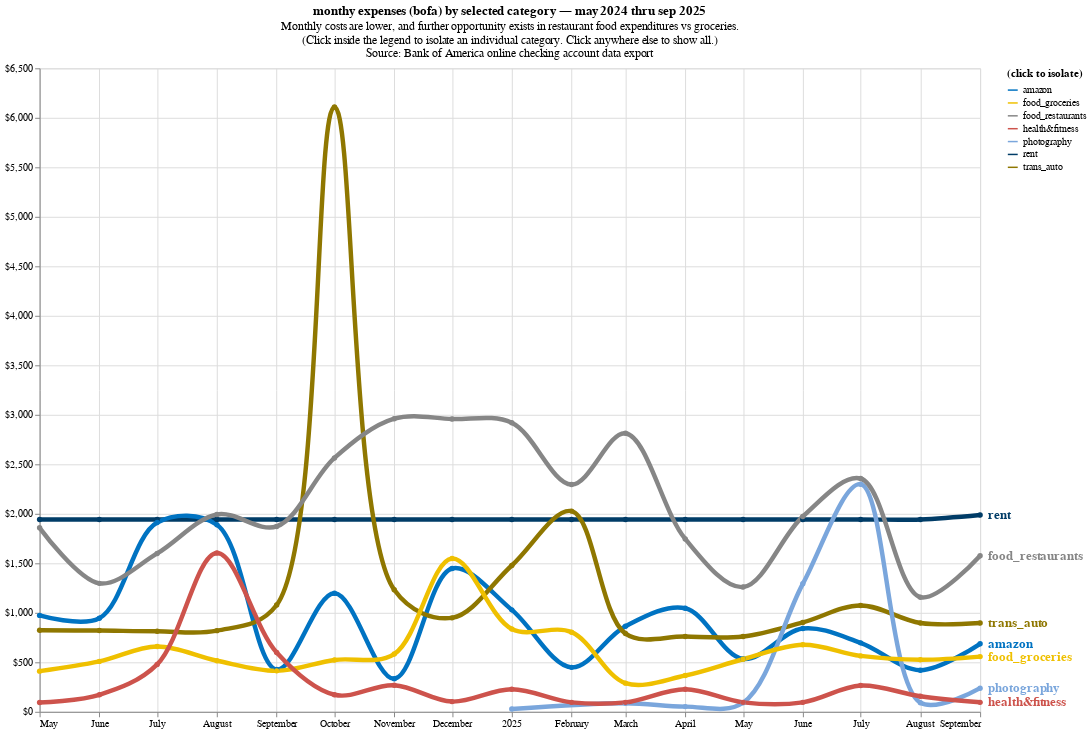

Source (notebook cell):
### Code cell
display(df_categorized.head(2))

categories = [
    'health&fitness',
    'photography',
    'amazon',
    'rent',
    'trans_auto',
    'food_groceries',
    'food_restaurants',
]

selection = alt.selection_point(fields=['Category'], bind='legend')

monthly_totals_by_category = alt.Chart(
    df_categorized.filter(
        pl.col('Category').is_in(categories)
    ).group_by_dynamic(index_column='Date', every='1mo', group_by='Category').agg(
        pl.col('Expense').sum().round(2),
    ),
    title=alt.Title(
        'monthy expenses (bofa) by selected category — may 2024 thru sep 2025',
        subtitle=[
            'Monthly costs are lower, and further opportunity exists in restaurant food expenditures vs groceries.',
            '(Click inside the legend to isolate an individual category. Click anywhere else to show all.)',
            source_description,
        ]
    ),
    width=950,
    height=650,
).mark_line(
    size=4.5,
    opacity=base_opacity,
    interpolate='catmull-rom',
    point=True,
).encode(
    x=alt.X('Date', title=''),
    y=alt.Y('Expense', title='', axis=alt.Axis(format="$,d")),
    color=alt.Color(
        'Category:N',
        title='(click to isolate)',
        #scale=alt.Scale(scheme='set2'),
        scale=alt.Scale(range=jco_colors),
        legend=alt.Legend(symbolType='stroke')
    ),
    tooltip='custom_tooltip:N',
    opacity=alt.when(selection).then(alt.value(1)).otherwise(alt.value(0.1)),
).add_params(
    selection
).transform_calculate(
    custom_tooltip='"$" + datum.Expense + " (" + datum.Category + ")"'
)

text_overlay = alt.Chart(
    df_categorized.filter(
        pl.col('Category').is_in(categories),
        pl.col('Date') >= datetime(2025, 9, 1),
    ).group_by('Category').agg(
        pl.lit(datetime(2025, 9, 1)).alias('Date'),
        pl.col('Expense').sum(),
    ),
).mark_point().mark_text(
    baseline='middle',
    align='left',
    dx=8,
    size=13,
    fontWeight='bold',
).encode(
    x='Date',
    y='Expense',
    text='Category',
    color='Category',
)

monthly_totals_by_category + text_overlay

### Figure 1 — Vega-Lite specification as saved in the notebook (floating-point values rounded to 4 significant figures)
{"usermeta": {"embedOptions": {"theme": "ggplot2"}}, "config": {"view": {"continuousWidth": 300, "continuousHeight": 300}}, "layer": [{"data": {"name": "data-3df52be763ea2948d76d1a869748f12f"}, "mark": {"type": "line", "interpolate": "catmull-rom", "opacity": 0.6, "point": true, "size": 4.5}, "encoding": {"color": {"field": "Category", "legend": {"symbolType": "stroke"}, "scale": {"range": ["#0073C2", "#EFC000", "#868686", "#CD534C", "#7AA6DC", "#003C67", "#8F7700", "#3B3B3B", "#A73030", "#4A6990"]}, "title": "(click to isolate)", "type": "nominal"}, "opacity": {"condition": [{"param": "param_5", "value": 1}], "value": 0.1}, "tooltip": {"field": "custom_tooltip", "type": "nominal"}, "x": {"field": "Date", "title": "", "type": "temporal"}, "y": {"axis": {"format": "$,d"}, "field": "Expense", "title": "", "type": "quantitative"}}, "name": "view_5", "title": {"text": "monthy expenses (bofa) by selected category — may 2024 thru sep 2025", "subtitle": ["Monthly costs are lower, and further opportunity exists in restaurant food expenditures vs groceries.", "(Click inside the legend to isolate an individual category. Click anywhere else to show all.)", "Source: Bank of America online checking account data export"]}, "transform": [{"calculate": "\"$\" + datum.Expense + \" (\" + datum.Category + \")\"", "as": "custom_tooltip"}]}, {"data": {"name": "data-2f1bf3114958a9a2867723cf9496138e"}, "mark": {"type": "text", "align": "left", "baseline": "middle", "dx": 8, "fontWeight": "bold", "size": 13}, "encoding": {"color": {"field": "Category", "type": "nominal"}, "text": {"field": "Category", "type": "nominal"}, "x": {"field": "Date", "type": "temporal"}, "y": {"field": "Expense", "type": "quantitative"}}}], "height": 650, "params": [{"name": "param_5", "select": {"type": "point", "fields": ["Category"]}, "bind": "legend", "views": ["view_5"]}], "width": 950, "$schema": "https://vega.github.io/schema/vega-lite/v5.20.1.json", "datasets": {"data-3df52be763ea2948d76d1a869748f12f": [{"Category": "rent", "Date": "2024-05-01T00:00:00", "Expense": 1943.0}, {"Category": "rent", "Date": "2024-06-01T00:00:00", "Expense": 1943.0}, {"Category": "rent", "Date": "2024-07-01T00:00:00", "Expense": 1943.0}, {"Category": "rent", "Date": "2024-08-01T00:00:00", "Expense": 1943.0}, {"Category": "rent", "Date": "2024-09-01T00:00:00", "Expense": 1943.0}, {"Category": "rent", "Date": "2024-10-01T00:00:00", "Expense": 1943.0}, {"Category": "rent", "Date": "2024-11-01T00:00:00", "Expense": 1943.0}, {"Category": "rent", "Date": "2024-12-01T00:00:00", "Expense": 1943.0}, {"Category": "rent", "Date": "2025-01-01T00:00:00", "Expense": 1943.0}, {"Category": "rent", "Date": "2025-02-01T00:00:00", "Expense": 1943.0}, {"Category": "rent", "Date": "2025-03-01T00:00:00", "Expense": 1943.0}, {"Category": "rent", "Date": "2025-04-01T00:00:00", "Expense": 1943.0}, {"Category": "rent", "Date": "2025-05-01T00:00:00", "Expense": 1943.0}, {"Category": "rent", "Date": "2025-06-01T00:00:00", "Expense": 1943.0}, {"Category": "rent", "Date": "2025-07-01T00:00:00", "Expense": 1943.0}, {"Category": "rent", "Date": "2025-08-01T00:00:00", "Expense": 1943.0}, {"Category": "rent", "Date": "2025-09-01T00:00:00", "Expense": 1988.0}, {"Category": "amazon", "Date": "2024-05-01T00:00:00", "Expense": 973.9}, {"Category": "amazon", "Date": "2024-06-01T00:00:00", "Expense": 945.1}, {"Category": "amazon", "Date": "2024-07-01T00:00:00", "Expense": 1912.0}, {"Category": "amazon", "Date": "2024-08-01T00:00:00", "Expense": 1890.0}, {"Category": "amazon", "Date": "2024-09-01T00:00:00", "Expense": 426.8}, {"Category": "amazon", "Date": "2024-10-01T00:00:00", "Expense": 1197.0}, {"Category": "amazon", "Date": "2024-11-01T00:00:00", "Expense": 334.2}, {"Category": "amazon", "Date": "2024-12-01T00:00:00", "Expense": 1448.0}, {"Category": "amazon", "Date": "2025-01-01T00:00:00", "Expense": 1030.0}, {"Category": "amazon", "Date": "2025-02-01T00:00:00", "Expense": 449.0}, {"Category": "amazon", "Date": "2025-03-01T00:00:00", "Expense": 864.7}, {"Category": "amazon", "Date": "2025-04-01T00:00:00", "Expense": 1046.0}, {"Category": "amazon", "Date": "2025-05-01T00:00:00", "Expense": 533.3}, {"Category": "amazon", "Date": "2025-06-01T00:00:00", "Expense": 841.3}, {"Category": "amazon", "Date": "2025-07-01T00:00:00", "Expense": 696.6}, {"Category": "amazon", "Date": "2025-08-01T00:00:00", "Expense": 420.4}, {"Category": "amazon", "Date": "2025-09-01T00:00:00", "Expense": 686.9}, {"Category": "trans_auto", "Date": "2024-05-01T00:00:00", "Expense": 824.3}, {"Category": "trans_auto", "Date": "2024-06-01T00:00:00", "Expense": 820.6}, {"Category": "trans_auto", "Date": "2024-07-01T00:00:00", "Expense": 814.0}, {"Category": "trans_auto", "Date": "2024-08-01T00:00:00", "Expense": 820.0}, {"Category": "trans_auto", "Date": "2024-09-01T00:00:00", "Expense": 1079.0}, {"Category": "trans_auto", "Date": "2024-10-01T00:00:00", "Expense": 6109.0}, {"Category": "trans_auto", "Date": "2024-11-01T00:00:00", "Expense": 1233.0}, {"Category": "trans_auto", "Date": "2024-12-01T00:00:00", "Expense": 948.9}, {"Category": "trans_auto", "Date": "2025-01-01T00:00:00", "Expense": 1478.0}, {"Category": "trans_auto", "Date": "2025-02-01T00:00:00", "Expense": 2027.0}, {"Category": "trans_auto", "Date": "2025-03-01T00:00:00", "Expense": 790.3}, {"Category": "trans_auto", "Date": "2025-04-01T00:00:00", "Expense": 760.5}, {"Category": "trans_auto", "Date": "2025-05-01T00:00:00", "Expense": 760.5}, {"Category": "trans_auto", "Date": "2025-06-01T00:00:00", "Expense": 902.6}, {"Category": "trans_auto", "Date": "2025-07-01T00:00:00", "Expense": 1074.0}, {"Category": "trans_auto", "Date": "2025-08-01T00:00:00", "Expense": 897.5}, {"Category": "trans_auto", "Date": "2025-09-01T00:00:00", "Expense": 897.5}, {"Category": "photography", "Date": "2025-01-01T00:00:00", "Expense": 28.69}, {"Category": "photography", "Date": "2025-03-01T00:00:00", "Expense": 87.0}, {"Category": "photography", "Date": "2025-04-01T00:00:00", "Expense": 52.4}, {"Category": "photography", "Date": "2025-05-01T00:00:00", "Expense": 91.45}, {"Category": "photography", "Date": "2025-06-01T00:00:00", "Expense": 1293.0}, {"Category": "photography", "Date": "2025-07-01T00:00:00", "Expense": 2299.0}, {"Category": "photography", "Date": "2025-08-01T00:00:00", "Expense": 92.19}, {"Category": "photography", "Date": "2025-09-01T00:00:00", "Expense": 238.8}, {"Category": "food_groceries", "Date": "2024-05-01T00:00:00", "Expense": 410.7}, {"Category": "food_groceries", "Date": "2024-06-01T00:00:00", "Expense": 509.3}, {"Category": "food_groceries", "Date": "2024-07-01T00:00:00", "Expense": 659.3}, {"Category": "food_groceries", "Date": "2024-08-01T00:00:00", "Expense": 516.3}, {"Category": "food_groceries", "Date": "2024-09-01T00:00:00", "Expense": 413.7}, {"Category": "food_groceries", "Date": "2024-10-01T00:00:00", "Expense": 523.9}, {"Category": "food_groceries", "Date": "2024-11-01T00:00:00", "Expense": 583.5}, {"Category": "food_groceries", "Date": "2024-12-01T00:00:00", "Expense": 1548.0}, {"Category": "food_groceries", "Date": "2025-01-01T00:00:00", "Expense": 837.2}, {"Category": "food_groceries", "Date": "2025-02-01T00:00:00", "Expense": 804.5}, {"Category": "food_groceries", "Date": "2025-03-01T00:00:00", "Expense": 289.5}, {"Category": "food_groceries", "Date": "2025-04-01T00:00:00", "Expense": 366.9}, {"Category": "food_groceries", "Date": "2025-05-01T00:00:00", "Expense": 531.2}, {"Category": "food_groceries", "Date": "2025-06-01T00:00:00", "Expense": 677.1}, {"Category": "food_groceries", "Date": "2025-07-01T00:00:00", "Expense": 564.7}, {"Category": "food_groceries", "Date": "2025-08-01T00:00:00", "Expense": 525.9}, {"Category": "food_groceries", "Date": "2025-09-01T00:00:00", "Expense": 557.6}, {"Category": "health&fitness", "Date": "2024-05-01T00:00:00", "Expense": 94.1}, {"Category": "health&fitness", "Date": "2024-06-01T00:00:00", "Expense": 172.1}, {"Category": "health&fitness", "Date": "2024-07-01T00:00:00", "Expense": 479.0}, {"Category": "health&fitness", "Date": "2024-08-01T00:00:00", "Expense": 1605.0}, {"Category": "health&fitness", "Date": "2024-09-01T00:00:00", "Expense": 599.3}, {"Category": "health&fitness", "Date": "2024-10-01T00:00:00", "Expense": 172.1}, {"Category": "health&fitness", "Date": "2024-11-01T00:00:00", "Expense": 268.1}, {"Category": "health&fitness", "Date": "2024-12-01T00:00:00", "Expense": 103.1}, {"Category": "health&fitness", "Date": "2025-01-01T00:00:00", "Expense": 227.6}, {"Category": "health&fitness", "Date": "2025-02-01T00:00:00", "Expense": 95.61}, {"Category": "health&fitness", "Date": "2025-03-01T00:00:00", "Expense": 95.61}, {"Category": "health&fitness", "Date": "2025-04-01T00:00:00", "Expense": 227.6}, {"Category": "health&fitness", "Date": "2025-05-01T00:00:00", "Expense": 95.61}, {"Category": "health&fitness", "Date": "2025-06-01T00:00:00", "Expense": 95.61}, {"Category": "health&fitness", "Date": "2025-07-01T00:00:00", "Expense": 265.5}, {"Category": "health&fitness", "Date": "2025-08-01T00:00:00", "Expense": 156.4}, {"Category": "health&fitness", "Date": "2025-09-01T00:00:00", "Expense": 95.61}, {"Category": "food_restaurants", "Date": "2024-05-01T00:00:00", "Expense": 1858.0}, {"Category": "food_restaurants", "Date": "2024-06-01T00:00:00", "Expense": 1297.0}, {"Category": "food_restaurants", "Date": "2024-07-01T00:00:00", "Expense": 1600.0}, {"Category": "food_restaurants", "Date": "2024-08-01T00:00:00", "Expense": 1994.0}, {"Category": "food_restaurants", "Date": "2024-09-01T00:00:00", "Expense": 1872.0}, {"Category": "food_restaurants", "Date": "2024-10-01T00:00:00", "Expense": 2564.0}, {"Category": "food_restaurants", "Date": "2024-11-01T00:00:00", "Expense": 2961.0}, {"Category": "food_restaurants", "Date": "2024-12-01T00:00:00", "Expense": 2957.0}, {"Category": "food_restaurants", "Date": "2025-01-01T00:00:00", "Expense": 2920.0}, {"Category": "food_restaurants", "Date": "2025-02-01T00:00:00", "Expense": 2295.0}, {"Category": "food_restaurants", "Date": "2025-03-01T00:00:00", "Expense": 2813.0}, {"Category": "food_restaurants", "Date": "2025-04-01T00:00:00", "Expense": 1746.0}, {"Category": "food_restaurants", "Date": "2025-05-01T00:00:00", "Expense": 1260.0}, {"Category": "food_restaurants", "Date": "2025-06-01T00:00:00", "Expense": 1973.0}, {"Category": "food_restaurants", "Date": "2025-07-01T00:00:00", "Expense": 2356.0}, {"Category": "food_restaurants", "Date": "2025-08-01T00:00:00", "Expense": 1158.0}, {"Category": "food_restaurants", "Date": "2025-09-01T00:00:00", "Expense": 1577.0}], "data-2f1bf3114958a9a2867723cf9496138e": [{"Category": "health&fitness", "Date": "2025-09-01T00:00:00", "Expense": 95.61}, {"Category": "food_restaurants", "Date": "2025-09-01T00:00:00", "Expense": 1577.0}, {"Category": "food_groceries", "Date": "2025-09-01T00:00:00", "Expense": 557.6}, {"Category": "trans_auto", "Date": "2025-09-01T00:00:00", "Expense": 897.5}, {"Category": "amazon", "Date": "2025-09-01T00:00:00", "Expense": 686.9}, {"Category": "photography", "Date": "2025-09-01T00:00:00", "Expense": 238.8}, {"Category": "rent", "Date": "2025-09-01T00:00:00", "Expense": 1988.0}]}}
